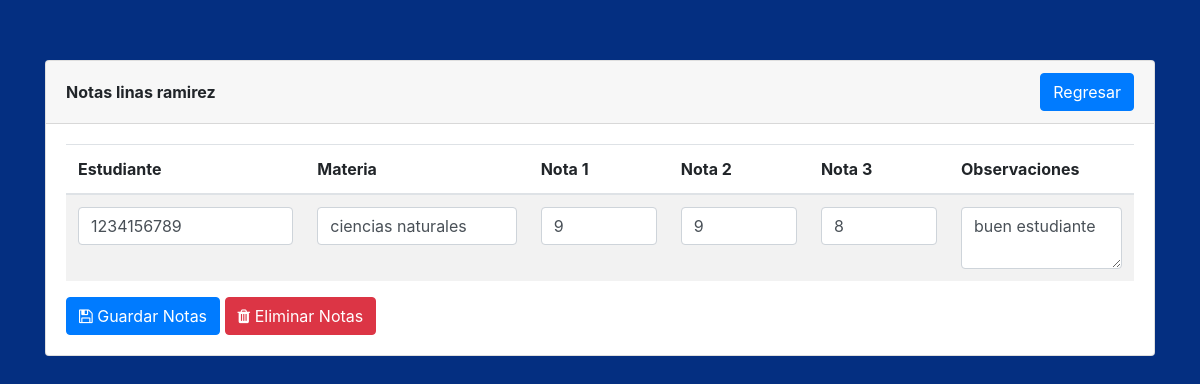
Screenshot of /modulos/notas/notas.php?id=6 with the database file from the repository.
### tables this page shows
CREATE TABLE `estudiantes` (
  `id` int(11) NOT NULL AUTO_INCREMENT,
  `identificacion` varchar(255) DEFAULT NULL,
  `nombres` varchar(255) DEFAULT NULL,
  `apellidos` varchar(255) DEFAULT NULL,
  `email` varchar(255) DEFAULT NULL,
  `telefono` varchar(255) DEFAULT NULL,
  `acudiente` varchar(255) DEFAULT NULL,
  `direccion` varchar(255) DEFAULT NULL,
  `fecha_update` timestamp NULL DEFAULT CURRENT_TIMESTAMP,
  PRIMARY KEY (`id`)
);

CREATE TABLE `materias` (
  `id` int(11) NOT NULL AUTO_INCREMENT,
  `nombre` varchar(255) DEFAULT NULL,
  `fecha_creacion` timestamp NULL DEFAULT CURRENT_TIMESTAMP,
  PRIMARY KEY (`id`)
);

CREATE TABLE `notas` (
  `id` int(11) NOT NULL AUTO_INCREMENT,
  `estudiante` varchar(255) DEFAULT NULL,
  `materia` varchar(255) DEFAULT NULL,
  `nota1` varchar(255) DEFAULT NULL,
  `nota2` varchar(255) DEFAULT NULL,
  `nota3` varchar(255) DEFAULT NULL,
  `observacion` varchar(255) DEFAULT NULL,
  PRIMARY KEY (`id`)
);

### config/DBConect.php (called while the page is built, shortened)
<?php
    class Database {
        private static $dns = "mysql:host=localhost;dbname=colegio";
        private static $user = "root";
        private static $pass = "hm_pbeach*";
        private static $instance;
        public function __construct ()
        {
            $this->db = new PDO(self::$dns,self::$user,self::$pass);
        }
        public static function getInstance()
        {
            if(!isset(self::$instance))
            {
                self::$instance=new $object;
            }
            return self::$instance;
        }
        public function editEstudiante($id) {
            $conexion = Database::getInstance();
            $sql="SELECT id,identificacion,nombres,apellidos,email,telefono, acudiente, direccion, fecha_update  from estudiantes where id=:id";
            $result = $conexion->db->prepare($sql);
            $params = array("id" => $id);
            $result->execute($params);
            return $result;
        }
        public function DatosMaterias() {
            $conexion = Database::getInstance();
            $sql="SELECT id,nombre from materias";
            $result = $conexion->db->prepare($sql);
            $result->execute();
            return $result;
        }
        public function ConsultarCantidadNotas($estudiante) {
            $conexion = Database::getInstance();
            $sql  ="SELECT id, estudiante from notas where estudiante=:estudiante";
            $result = $conexion->db->prepare($sql);
            $params = array("estudiante" => $estudiante);
            $result->execute($params);
            return $result;
        }
        public function ConsultarNotas($estudiante,$materia) {
            $conexion = Database::getInstance();
            $sql  ="SELECT nota1,nota2,nota3,observacion from notas where estudiante=:estudiante and materia=:materia";
            $result = $conexion->db->prepare($sql);
            $params = array("estudiante" => $estudiante,"materia" => $materia);
            $result->execute($params);
            return $result;
        }
    }
?>

### modulos/notas/notas.php (the view, shortened to what this page needs)
<?php
    include_once("../../config/DBConect.php");
    $id_estudiante = $_GET['id'];
    $conexion = new Database;
    $estudiante = $conexion->editEstudiante($id_estudiante);
    $estud_id = $estud_identificacion = $estud_nombres = $estud_apellidos = $estud_email = $estud_telefono = "";
    foreach($estudiante->fetchAll(PDO::FETCH_OBJ) as $r){
        $estud_id = $r->id;
        $estud_identificacion = $r->identificacion;
        $estud_nombres = $r->nombres;
        $estud_apellidos = $r->apellidos;
    }
    $materias = $conexion->DatosMaterias();
    $cantidad_notas = $conexion->ConsultarCantidadNotas($estud_identificacion);
    $cantidad = $cantidad_notas->rowCount();
?>
<!DOCTYPE html>
<html lang="en">
<head>
    <link href="../../bootstrap/css/bootstrap.min.css" rel="stylesheet" type="text/css">
    <link href="../../css/style.css" rel="stylesheet" type="text/css">
    <link rel="stylesheet" href="http://cdnjs.cloudflare.com/ajax/libs/font-awesome/4.4.0/css/font-awesome.min.css">
</head>
<body>
    <div class="container">
        <div class="row justify-content-center">
            <div class="col-sm-12 col-xl-12">
                <div class="card">
                    <div class="card-header d-flex justify-content-between align-items-center">
                        <strong> <?= 'Notas '.$estud_nombres.' '.$estud_apellidos; ?> </strong>
                        <a href="../estudiantes/estudiantes.php" class="btn btn-primary">Regresar</a>
                    </div>
                    <div class="card-body">
                    <form action='add.php' method='POST'>
                        <table class='table table-striped'>
                            <thead>
                                <tr>
                                    <th scope='col'>Estudiante</th>
                                    <th scope='col'>Materia</th>
                                    <th scope='col'>Nota 1</th>
                                    <th scope='col'>Nota 2</th>
                                    <th scope='col'>Nota 3</th>
                                    <th scope='col'>Observaciones</th>
                                </tr>
                            </thead>
                            <tbody>
                                <?php
                                    if($cantidad == 0){
                                        $ident = 0;
                                        foreach($materias as $materia) {
                                            echo " <tr>
                                                        <td>
                                                            <input type='text' class='form-control' id='identificacion' name='identificacion' size='40' value='".$estud_identificacion."'>
                                                            <input type='hidden' class='form-control' id='idestudiante' name='idestudiante'value='".$estud_id."'>
                                                        </td>
                                                        <td>
                                                            <input type='text' class='form-control' id='materia$ident' name='materia$ident' size='40' value='".$materia['nombre']."'>
                                                            <input type='hidden' class='form-control' id='idmateria$ident' name='idmateria$ident' size='40' value='".$materia['id']."'>
                                                        </td>
                                                        <td><input type='text' class='form-control' id='nota1$ident' name='nota1$ident' value=''></td>
                                                        <td><input type='text' class='form-control' id='nota2$ident' name='nota2$ident' value=''></td>
                                                        <td><input type='text' class='form-control' id='nota3$ident' name='nota3$ident' value=''></td>
                                                        <td><textarea class='form-control' id='observacion$ident' name='observacion$ident'></textarea></td>
                                                    </tr>
                                                    ";
                                            $ident++;
                                        }
                                    }else{
                                        $ident = 0;
                                        foreach($materias as $materia) {
                                            echo "  <tr>
                                                        <td>
                                                            <input type='text' class='form-control' id='identificacion' name='identificacion' size='40' value='".$estud_identificacion."'>
                                                            <input type='hidden' class='form-control' id='idestudiante' name='idestudiante'value='".$estud_id."'>
                                                        </td>
                                                        <td>
                                                            <input type='text' class='form-control' id='materia$ident' name='materia$ident' size='40' value='".$materia['nombre']."'>
                                                            <input type='hidden' class='form-control' id='idmateria$ident' name='idmateria$ident' size='40' value='".$materia['id']."'>
                                                        </td>";
                                            $notas = $conexion->ConsultarNotas($estud_identificacion,$materia['id']);
                                            $cantidadnotas = $notas->rowCount();
                                            if($cantidadnotas==0){
                                                echo "  <td><input type='text' class='form-control' id='nota1$ident' name='nota1$ident' value=''></td>
                                                        <td><input type='text' class='form-control' id='nota2$ident' name='nota2$ident' value=''></td>
                                                        <td><input type='text' class='form-control' id='nota3$ident' name='nota3$ident' value=''></td>
                                                        <td><textarea class='form-control' id='observacion$ident' name='observacion$ident'></textarea></td>
                                                    </tr> ";
                                            }else{
                                                foreach($notas as $nota) {
                                                    echo "  <td><input type='text' class='form-control' id='nota1$ident' name='nota1$ident' value='".$nota['nota1']."'></td>
                                                            <td><input type='text' class='form-control' id='nota2$ident' name='nota2$ident' value='".$nota['nota2']."'></td>
                                                            <td><input type='text' class='form-control' id='nota3$ident' name='nota3$ident' value='".$nota['nota3']."'></td>
                                                            <td><textarea class='form-control' id='observacion$ident' name='observacion$ident'>".$nota['observacion']."</textarea></td>
                                                        </tr>";
                                                }
                                            }
                                            $ident++;
                                        }
                                    }
                                ?>
                            </tbody>
                        </table>
                        <button type="submit" class="btn btn-primary"><i class='fa fa-save'></i> Guardar Notas</button>
                        <button type="submit" class="btn btn-danger" value='0' name="BtnDelete"><i class='fa fa-trash'></i> Eliminar Notas</button>
                    </form>
                    </div>
                </div>
            </div>
        </div>
</body>
</html>

### css/style.css (style rules this page uses)
.container { margin-top: 5%; margin-bottom: 5%; }
body { background-color: #042F81; }

### rows the page displays
estudiantes: nombres "linas", apellidos "ramirez", identificacion "1234156789"
materias: nombre "ciencias naturales"
notas: nota1 "9", nota2 "9", nota3 "8", observacion "buen estudiante"
